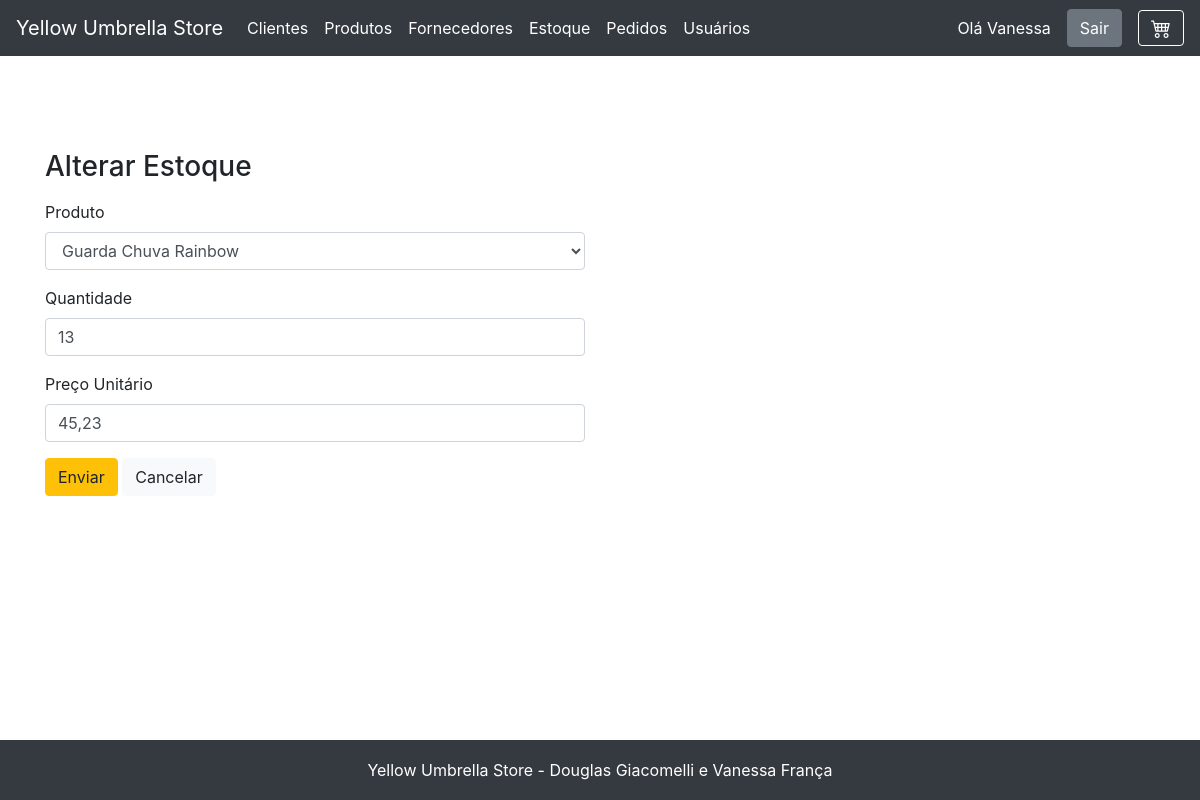
The page /estoque/view_editar_estoque.php?id=8 (signed in) on the database as committed earlier.
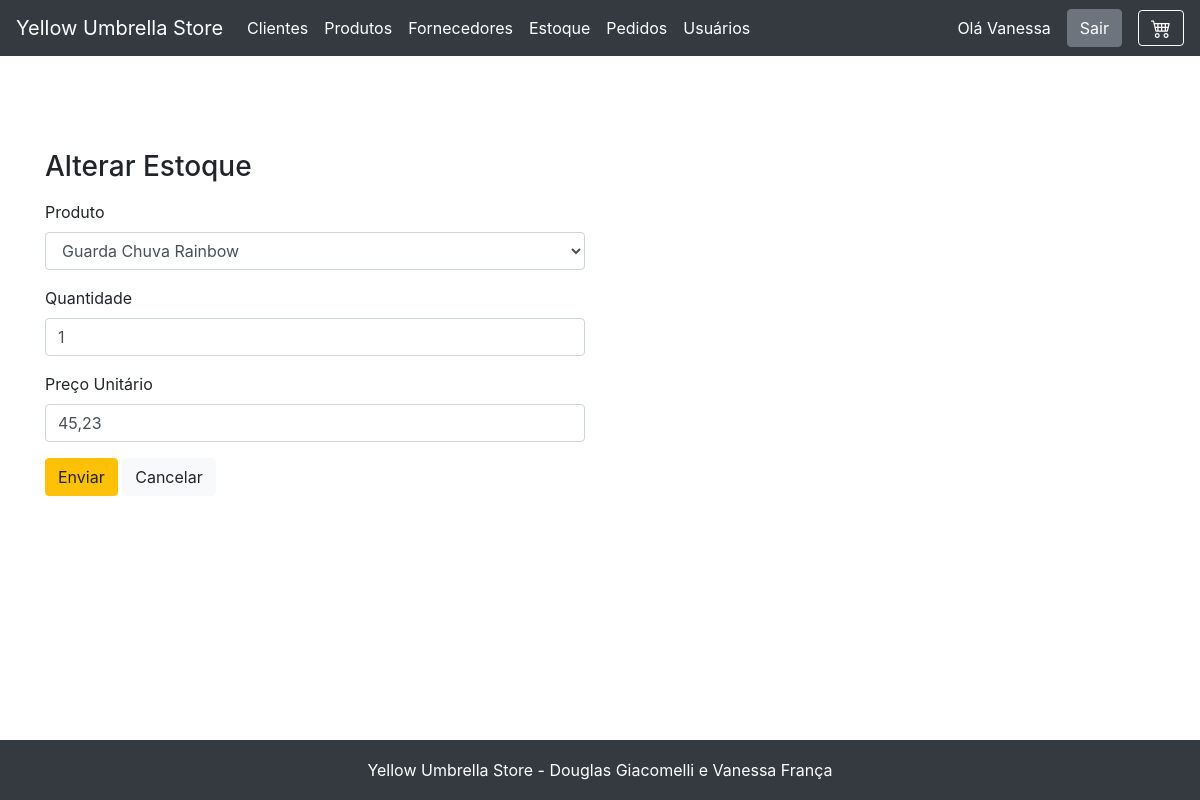
The same page on the database as committed later.
### tables this page shows
CREATE TABLE `estoque` (
  `id` int NOT NULL AUTO_INCREMENT,
  `quantidade` int NOT NULL,
  `preco` decimal(12,2) NOT NULL,
  `produto_id` int DEFAULT NULL,
  PRIMARY KEY (`id`),
  KEY `produto_id` (`produto_id`),
  CONSTRAINT `estoque_ibfk_1` FOREIGN KEY (`produto_id`) REFERENCES `produto` (`id`)
);

CREATE TABLE `produto` (
  `id` int NOT NULL AUTO_INCREMENT,
  `nome` varchar(255) NOT NULL,
  `descricao` text NOT NULL,
  `imagem` varchar(255) NOT NULL,
  `fornecedor_id` int DEFAULT NULL,
  PRIMARY KEY (`id`),
  KEY `fornecedor_id` (`fornecedor_id`),
  CONSTRAINT `produto_ibfk_1` FOREIGN KEY (`fornecedor_id`) REFERENCES `fornecedor` (`id`)
);

### fachada.php (called while the page is built, shortened)
<?php
include_once('model/Produto.php');
include_once('model/Estoque.php');
include_once('dao/mysql/MysqlDaoFactory.php');
$factory = new MysqlDaofactory();
?>

### dao/mysql/MysqlDaoFactory.php (called while the page is built, shortened)
<?php
include_once('MysqlProdutoDao.php');
include_once('MysqlEstoqueDao.php');
class MysqlDaofactory extends DaoFactory {
    private $host = "localhost";
    private $db_name = "web2";
    private $port = "3306";
    private $username = "root";
    private $password = "v6a10fr4nc486";
    public function getConnection(){
        $this->conn = null;
        $dsn="mysql:host=" . $this->host . ";port=" . $this->port . ";dbname=" . $this->db_name;
        try{
            $this->conn = new PDO($dsn, $this->username, $this->password);
      }catch(PDOException $exception){
            echo "Connection error: " . $exception->getMessage() . "\n";
            echo "DSN = " . $dsn;
        }
        return $this->conn;
    }
    public function getProdutoDao() {
        return new MysqlProdutoDao($this->getConnection());
    }
    public function getEstoqueDao() {
        return new MysqlEstoqueDao($this->getConnection());
    }
}
?>

### dao/DAO.php (called while the page is built, shortened)
<?php
abstract class DAO {
    public function __construct($conn){
        $this->conn = $conn;
    }
}
?>

### dao/mysql/MysqlProdutoDao.php (called while the page is built, shortened)
<?php
include_once($_SERVER['DOCUMENT_ROOT'].'/yellow_umbrella/dao/DAO.php');
class MysqlProdutoDao extends DAO implements ProdutoDao {
    private $table_name = 'produto';
    public function buscaTodos() {
        $query = "SELECT
                    p.id, p.nome, p.descricao, p.imagem, fornecedor_id, f.nome as fornecedor_nome, e.preco as produto_preco, e.quantidade as produto_quantidade
                FROM
                    " . $this->table_name ." p
                    LEFT JOIN estoque e on (e.produto_id = p.id)
                    LEFT JOIN fornecedor f on (fornecedor_id = f.id)
                    ORDER BY id ASC";
        $stmt = $this->conn->prepare( $query );
        $stmt->execute();
        $produtos = [];
        while ($row = $stmt->fetch(PDO::FETCH_ASSOC)){
            extract($row);
            $produto = new Produto($id, $nome, $descricao, $imagem, $fornecedor_id, $fornecedor_nome, $produto_preco, $produto_quantidade);
            $produtos[] = $produto;
        }
        return $produtos;
    }
}
?>

### model/Produto.php (called while the page is built, shortened)
<?php
class Produto{
    private $id;
    private $nome;
    public function __construct( $id=null, $nome, $descricao, $imagem, $fornecedor_id=null, $fornecedor_nome=null, $produto_preco=null, $produto_quantidade=null){
        $this->id=$id;
        $this->nome=$nome;
    }
    public function getId() { return intval($this->id); }
    public function getNome() { return $this->nome; }
}
?>

### dao/mysql/MysqlEstoqueDao.php (called while the page is built, shortened)
<?php
include_once($_SERVER['DOCUMENT_ROOT'].'/yellow_umbrella/dao/DAO.php');
class MysqlEstoqueDao extends DAO implements EstoqueDao {
    private $table_name = 'estoque';
    public function buscaPorId($id, $pesquisa=null) {
        $query = "SELECT
                    e.id, e.quantidade, e.preco, produto_id, p.nome as produto_nome
                FROM
                    " . $this->table_name . " e
                JOIN produto p on (produto_id = p.id)
                WHERE
                    e.id = ?
                LIMIT
                    1 OFFSET 0";
        $stmt = $this->conn->prepare( $query );
        $stmt->bindValue(1, $id);
        $stmt->execute();
        if(!$pesquisa){
            $estoques = null;
            $row = $stmt->fetch(PDO::FETCH_ASSOC);
            if($row) {
                $estoques = new Estoque($row['id'],$row['quantidade'], $row['preco'], $row['produto_id'], $row['produto_nome']);
            }
        }
        return $estoques;
    }
}
?>

### model/Estoque.php (called while the page is built, shortened)
<?php
class Estoque{
    private $quantidade;
    private $preco;
    private $produto_id;
    public function __construct( $id=null, $quantidade, $preco, $produto_id, $produto_nome=null){
        $this->quantidade=$quantidade;
        $this->preco=$preco;
        $this->produto_id=$produto_id;
    }
    public function getQuantidade() { return $this->quantidade; }
    public function getPreco() { return $this->preco; }
    public function getProduto() { return $this->produto_id; }
}
?>

### estoque/view_editar_estoque.php (the view, shortened to what the changed rows need)
<?php
    include "../fachada.php";
    include "../header.php";
    $id = @$_GET["id"];
    $dao = $factory->getEstoqueDao();
    $estoque = $dao->buscaPorId($id);
    $dao = $factory->getProdutoDao();
    $produtos = $dao->buscaTodos();
?>
<main role="main" class="container">
    <div class="row">
        <div class="col-lg-6 col-sm-12">
            <form action="cadastro_estoque.php" method="post">
                <div class="form-group">
                    <label for="exampleFormControlSelect1">Produto</label>
                    <select class="form-control" name="produto_id" id="exampleFormControlSelect1">
                        <?php
                            if ($produtos){
                                foreach ($produtos as $item){
                        ?>
                                    <option value="<?=$item->getID()?>" <?php if($item->getID() == $estoque->getProduto()){echo "selected='selected'";}?>><?=$item->getNome()?></option>
                        <?php
                                }
                            }else{
                                    echo "<option>Não há produtos cadastrados</option>";
                            }
                        ?>
                    </select>
                </div>
                <div class="form-group">
                    <label for="exampleFormControlInput1">Quantidade</label>
                    <input type="number" class="form-control" value="<?=$estoque->getQuantidade()?>" name="quantidade" id="exampleFormControlInput1" required>
                </div>
                <div class="form-group">
                    <label for="exampleFormControlTextarea1">Preço Unitário</label>
                    <input type="text" class="form-control money" name="preco" value="<?=$estoque->getPreco()?>" id="exampleFormControlInput1" required>
                </div>
            </form>
        </div>
    </div>
</main>
<?php include "../footer.php"; ?>

Rows that differ between the two databases and show on the page:
changed estoque "Guarda Chuva Rainbow": quantidade "13" → "1"
